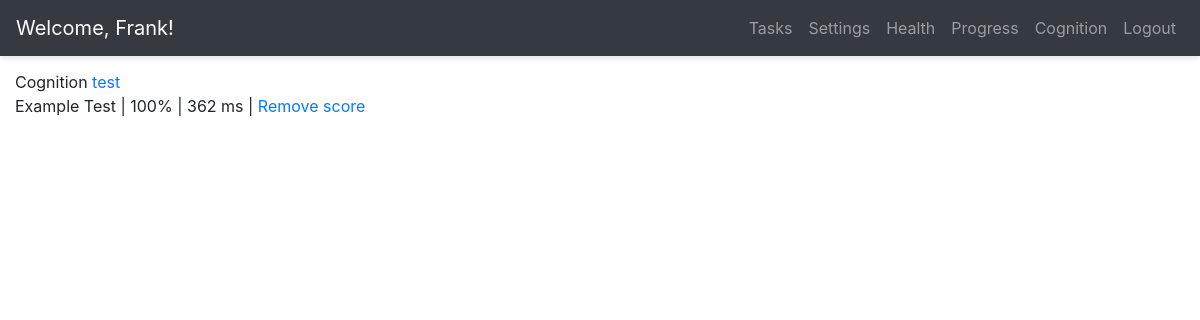
Before: /cognition (signed in) with the older database file.
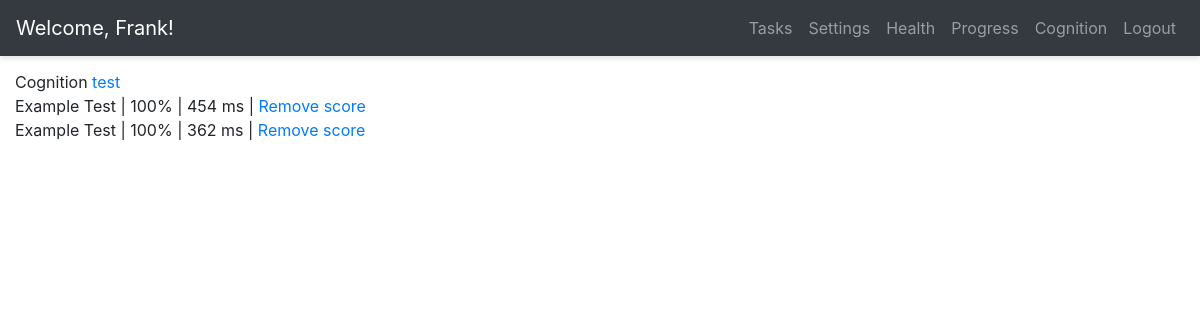
After: the same page with the newer database file.
### app/models.py (models this page shows, shortened)
class User(UserMixin, db.Model):
    id = db.Column(db.Integer, primary_key=True)
    username = db.Column(db.String(64), index=True, unique=True)
    email = db.Column(db.String(120), index=True, unique=True)
    password_hash = db.Column(db.String(128))
    tasks = db.relationship('Task', backref='author', lazy='dynamic')
    weights = db.relationship('Weight', backref='author', lazy='dynamic')
    tests = db.relationship('Test', backref='author', lazy='dynamic')
    current_task_id = db.Column(db.Integer)

class Test(db.Model):
    id = db.Column(db.Integer, primary_key=True)
    testname = db.Column(db.String(140))
    score = db.Column(db.String(140))
    accuracy = db.Column(db.String(140))
    reaction_time = db.Column(db.String(140))
    timestamp = db.Column(db.DateTime, index=True, default=datetime.utcnow)
    user_id = db.Column(db.Integer, db.ForeignKey('user.id'))
    language = db.Column(db.String(5))

### app/routes.py (the view)
@app.route("/cognition", methods = ['GET'])
@login_required
def cognition():
    tests = current_user.tests.order_by(Test.timestamp.desc()).all()
    return render_template('cognition.html', tests=tests)

### app/models.py (called while the page is built)
@login.user_loader
def load_user(user_id):
    return User.query.get(user_id)

### app/templates/cognition.html
{% extends "base.html" %}
{% block app_content %}
Cognition
<a href="{{url_for('test1')}}">test</a>
{% for test in tests %}
        <br>{{ test.testname }} | {{ test.score }}% | {{ test.reaction_time }} ms | <a href="{{ url_for('delete_test', test_id=test.id) }}">Remove score</a>
    {% endfor %}
{% endblock %}

### app/templates/base.html (shortened to what this page needs)
<!DOCTYPE html>
<html lang="en">
<head>
	{% block head %}
	<link href="https://stackpath.bootstrapcdn.com/bootstrap/4.1.3/css/bootstrap.min.css" rel="stylesheet">
	<link href="https://cdnjs.cloudflare.com/ajax/libs/bootstrap-datetimepicker/4.17.47/css/bootstrap-datetimepicker.css" rel="stylesheet"/>
	<link rel="stylesheet" href="https://use.fontawesome.com/releases/v5.2.0/css/all.css">
	<link href="{{ url_for('static', filename='css/base_navbar.css') }}" rel="stylesheet"/>
	<link href="{{ url_for('static', filename='css/alert.css') }}" rel="stylesheet"/>
	<link href="{{ url_for('static', filename='css/custom.css') }}" rel="stylesheet"/>
	{% endblock %}
</head>
<body>
	<div id="wrapper" class="animate">
		{% block navbar %}
		<nav class="navbar header-top fixed-top navbar-expand-lg navbar-dark bg-dark " id="top-nav">
			<a class="navbar-brand" href="{{ url_for('index') }}">{% if current_user.is_anonymous %}<img class="logo" src="{{ url_for('static', filename='img/logo_invert.png')}}"/>{% else %}Welcome, {{ current_user.username }}!{% endif %}</a>
			<div class="collapse navbar-collapse" id="navbarText">
				<ul class="navbar-nav ml-md-auto d-md-flex">
					{% if current_user.is_anonymous %}
					<li class="nav-item">
						<a class="nav-link" href="{{ url_for('login') }}">Login</a>
					</li>
					<li class="nav-item">
						<a class="nav-link" href="{{ url_for('register') }}">Register</a>
					</li>
					{% else %}
					<li class="nav-item">
						<a class="nav-link" href="{{ url_for('tasks') }}">Tasks</a>
					</li>
					<li class="nav-item">
						<a class="nav-link" href="{{ url_for('settings') }}">Settings</a>
					</li>
					<li class="nav-item">
						<a class="nav-link" href="{{ url_for('health') }}">Health</a>
					</li>
					<li class="nav-item">
						<a class="nav-link" href="{{ url_for('progress') }}">Progress</a>
					</li>
					<li class="nav-item">
						<a class="nav-link" href="{{ url_for('cognition') }}">Cognition</a>
					</li>
					<li class="nav-item">
						<a class="nav-link" href="{{ url_for('logout') }}">Logout</a>
					</li>
					{% endif %}
				</ul>
			</div>
		</nav>
	{% endblock %}
	{% block content %}
	<div class="container-fluid">
		{% block app_content %}{% endblock %}
	</div>
	{% endblock %}
</div>
</body>
</html>

### app/static/css/base_navbar.css (style rules this page uses)
#wrapper { padding:15px 15px; }
.header-top { box-shadow: 0 3px 5px rgba(0,0,0,.1) }
@media (min-width:992px) { #wrapper { padding: 15px 15px 15px 15px; } }
.animate { -webkit-transition:all .3s ease-in-out;-moz-transition:all .3s ease-in-out;-o-transition:all .3s ease-in-out;-ms-transition:all .3s ease-in-out;transition:all .3s ease-in-out }

### app/static/css/custom.css (style rules this page uses)
body { padding-top: 55px; word-wrap:break-word; padding-bottom:55px; }
.container-fluid { padding-left:0px; padding-right:0px; overflow: hidden; text-overflow: clip; // The default, it just disappears text-overflow: ellipsis; // Or, you can make an ellipsis (...) appear where the text is cut off }

Changed rows visible on the page:
added Test: testname "Example Test", score "100", reaction_time "454"
